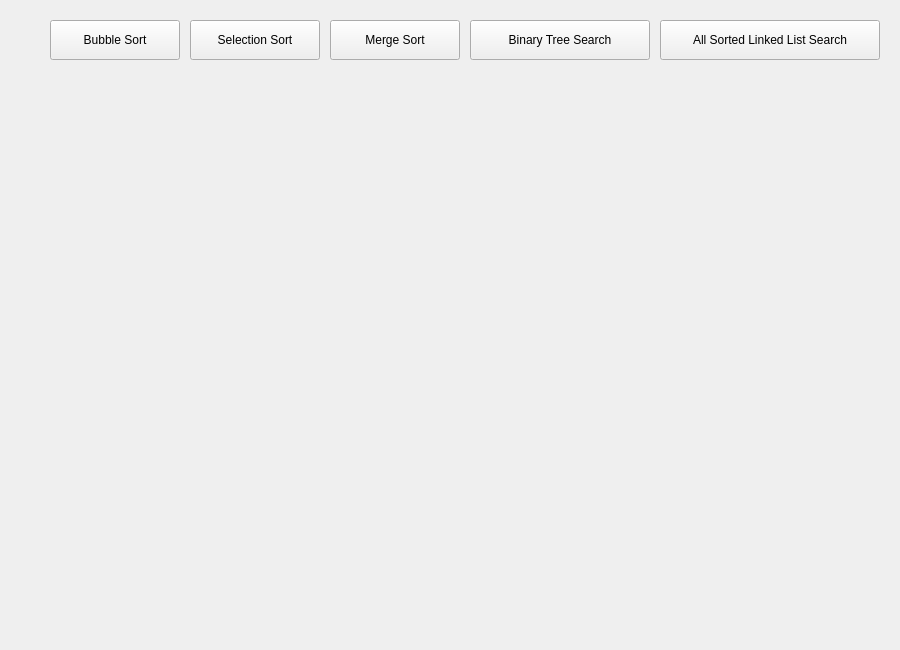
<?xml version="1.0" encoding="UTF-8"?>
<ui version="4.0">
    <class>MainWindow</class>
    <widget class="QMainWindow" name="MainWindow">
        <property name="geometry">
            <rect>
                <x>0</x>
                <y>0</y>
                <width>900</width>
                <height>650</height>
            </rect>
        </property>
        <property name="windowTitle">
            <string>Análisis de Algoritmos</string>
        </property>
        <widget class="QWidget" name="centralwidget">
            <property name="stylesheet">
                <string notr="true">background-color: #282828;</string>
            </property>

            <widget class="QLabel" name="prueba">
                <property name="geometry">
                    <rect>
                        <x>360</x>
                        <y>120</y>
                        <width>150</width>
                        <height>25</height>
                    </rect>
                </property>
                <property name="text">
                    <string/>
                </property>
            </widget>

            <widget class="QWidget" name="verticalLayoutWidget">
                <property name="geometry">
                    <rect>
                        <x>50</x>
                        <y>180</y>
                        <width>800</width>
                        <height>450</height>
                    </rect>
                </property>
                <property name="stylesheet">
                    <string notr="true">background-color: #383838;</string>
                </property>
                <layout class="QVBoxLayout" name="verticalLayout"/>
            </widget>

            <!-- Botones modificados con nuevos tamaños de texto, colores y posiciones -->
            <widget class="QPushButton" name="bubbleSortButton">
                <property name="geometry">
                    <rect>
                        <x>50</x>
                        <y>20</y>
                        <width>130</width>
                        <height>40</height>
                    </rect>
                </property>
                <property name="stylesheet">
                    <string notr="true">
                        background-color: #006600;
                        color: #ffffff;
                        font-size: 16px;
                        font-weight: bold;
                    </string>
                </property>
                <property name="text">
                    <string>Bubble Sort</string>
                </property>
            </widget>

            <widget class="QPushButton" name="selectionSortButton">
                <property name="geometry">
                    <rect>
                        <x>190</x>
                        <y>20</y>
                        <width>130</width>
                        <height>40</height>
                    </rect>
                </property>
                <property name="stylesheet">
                    <string notr="true">
                        background-color: #006600;
                        color: #ffffff;
                        font-size: 16px;
                        font-weight: bold;
                    </string>
                </property>
                <property name="text">
                    <string>Selection Sort</string>
                </property>
            </widget>

            <widget class="QPushButton" name="mergeSortButton">
                <property name="geometry">
                    <rect>
                        <x>330</x>
                        <y>20</y>
                        <width>130</width>
                        <height>40</height>
                    </rect>
                </property>
                <property name="stylesheet">
                    <string notr="true">
                        background-color: #006600;
                        color: #ffffff;
                        font-size: 16px;
                        font-weight: bold;
                    </string>
                </property>
                <property name="text">
                    <string>Merge Sort</string>
                </property>
            </widget>

            <widget class="QPushButton" name="binaryTreeSearchButton">
                <property name="geometry">
                    <rect>
                        <x>470</x>
                        <y>20</y>
                        <width>180</width>
                        <height>40</height>
                    </rect>
                </property>
                <property name="stylesheet">
                    <string notr="true">
                        background-color: #006600;
                        color: #ffffff;
                        font-size: 16px;
                        font-weight: bold;
                    </string>
                </property>
                <property name="text">
                    <string>Binary Tree Search</string>
                </property>
            </widget>

            <widget class="QPushButton" name="allSortedLinkedListSearchButton">
                <property name="geometry">
                    <rect>
                        <x>660</x>
                        <y>20</y>
                        <width>220</width>
                        <height>40</height>
                    </rect>
                </property>
                <property name="stylesheet">
                    <string notr="true">
                        background-color: #006600;
                        color: #ffffff;
                        font-size: 16px;
                        font-weight: bold;
                    </string>
                </property>
                <property name="text">
                    <string>All Sorted Linked List Search</string>
                </property>
            </widget>

        </widget>
    </widget>
    <resources/>
    <connections/>
</ui>
